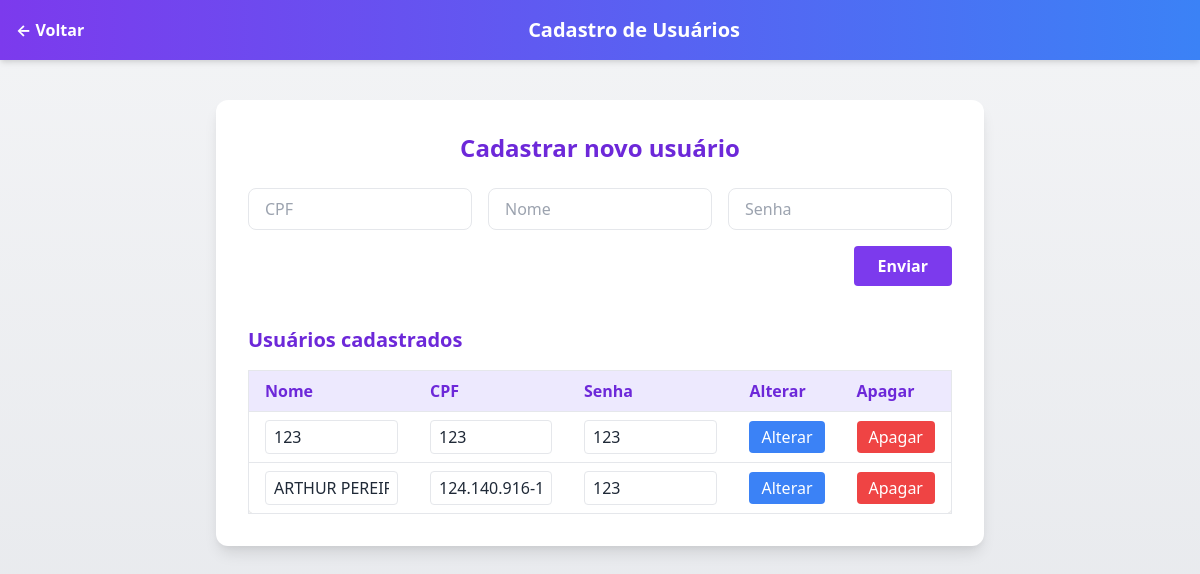
Before: /cadastrarusuario.php with the older database file.
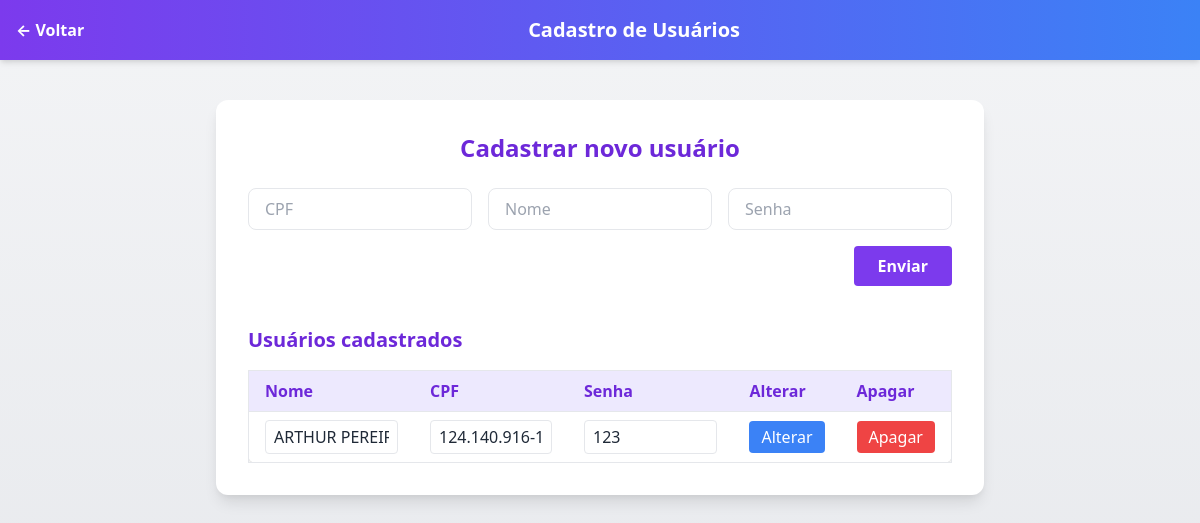
After: the same page with the newer database file.
### tables this page shows
CREATE TABLE `usuarios` (
  `nome` varchar(25) NOT NULL,
  `cpf` varchar(15) NOT NULL,
  `senha` varchar(25) NOT NULL
);

### cadastrarusuario.php (the view, shortened to what this page needs)
<!DOCTYPE html>
<html lang="pt-br">
<head>
    <link href="https://cdn.jsdelivr.net/npm/tailwindcss@2.2.19/dist/tailwind.min.css" rel="stylesheet">
</head>
<body class="bg-gradient-to-b from-gray-100 to-gray-200 min-h-screen text-gray-800">
    <header class="bg-gradient-to-r from-purple-600 to-blue-500 text-white p-4 flex justify-between items-center shadow-md">
        <a href="principal.php" class="text-white font-bold hover:underline transition">&larr; Voltar</a>
        <h1 class="text-xl font-semibold">Cadastro de Usuários</h1>
    </header>
    <main class="max-w-3xl mx-auto mt-10 bg-white rounded-xl shadow-lg p-8">
        <h2 class="text-2xl font-bold text-purple-700 mb-6 text-center">Cadastrar novo usuário</h2>
        <form method="post" action="SalvarUsuario.php" class="grid grid-cols-1 md:grid-cols-3 gap-4 mb-10 items-end">
            <div>
                <input type="text" name="cpf" placeholder="CPF"
                    class="w-full px-4 py-2 border rounded-lg focus:outline-none focus:ring-2 focus:ring-purple-400" required>
            </div>
            <div>
                <input type="text" name="nome" placeholder="Nome"
                    class="w-full px-4 py-2 border rounded-lg focus:outline-none focus:ring-2 focus:ring-purple-400" required>
            </div>
            <div>
                <input type="password" name="senha" placeholder="Senha"
                    class="w-full px-4 py-2 border rounded-lg focus:outline-none focus:ring-2 focus:ring-purple-400" required>
            </div>
            <div class="md:col-span-3 flex justify-end">
                <input type="submit" value="Enviar"
                    class="bg-purple-600 hover:bg-purple-700 text-white font-semibold py-2 px-6 rounded transition duration-200">
            </div>
        </form>
        <?php
        include("conexao.php");
        $sql = "SELECT nome,cpf,senha FROM usuarios";
        if(!$resultado = $conn->query($sql)){
            die("Error ");
        }
        ?>
        <h2 class="text-xl font-bold text-purple-700 mb-4">Usuários cadastrados</h2>
        <div class="overflow-x-auto">
            <table class="min-w-full bg-white rounded-lg shadow border">
                <thead>
                    <tr class="bg-purple-100 text-purple-700">
                        <th class="py-2 px-4 text-left">Nome</th>
                        <th class="py-2 px-4 text-left">CPF</th>
                        <th class="py-2 px-4 text-left">Senha</th>
                        <th class="py-2 px-4 text-left">Alterar</th>
                        <th class="py-2 px-4 text-left">Apagar</th>
                    </tr>
                </thead>
                <tbody>
                    <?php while($row = $resultado->fetch_assoc()){ ?>
                    <tr class="border-t hover:bg-gray-50">
                        <form method="post" action="alterarUsuario.php">
                            <td class="py-2 px-4">
                                <input type="text" name="nome" value="<?=$row['nome'];?>" class="w-full px-2 py-1 border rounded">
                            </td>
                            <td class="py-2 px-4">
                                <input type="text" name="cpf" value="<?=$row['cpf'];?>" class="w-full px-2 py-1 border rounded">
                            </td>
                            <td class="py-2 px-4">
                                <input type="text" name="senha" value="<?=$row['senha'];?>" class="w-full px-2 py-1 border rounded">
                            </td>
                            <td class="py-2 px-4">
                                <input type="submit" value="Alterar" class="bg-blue-500 hover:bg-blue-600 text-white px-3 py-1 rounded transition">
                            </td>
                        </form>
                        <td class="py-2 px-4">
                            <form method="post" action="apagarUsuario.php">
                                <input type="submit" value="Apagar" class="bg-red-500 hover:bg-red-600 text-white px-3 py-1 rounded transition">
                            </form>
                        </td>
                    </tr>
                    <?php } ?>
                </tbody>
            </table>
        </div>
    </main>
</body>
</html>

Changed rows visible on the page:
removed usuarios: nome "123", cpf "123", senha "123"
